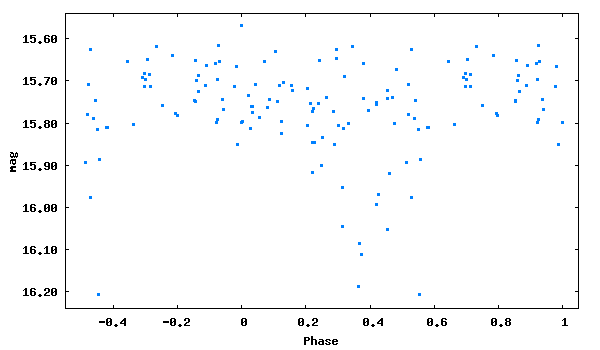

Generate this figure with gnuplot:
set term png size 600,350 medium
set colors classic
set output 'phase_lc_17.png'
set xlabel 'Phase'
set ylabel 'mag'
#set title 'JDmax = 2450371.33000 + 0.3733620 x E'
set format y '%5.2f'
plot [-0.55:1.05][16.24:15.54] "phase_lc_17.dat" linecolor 3 pointtype 5 pointsize 0.3 title ""
